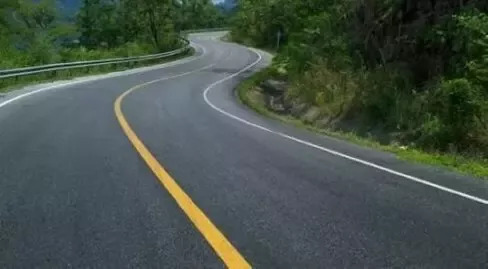
#> input picture line_detection.jpeg, 488 x 269 px
$ python Track-and-line-detector.py
#> lines starting #> are read from the running program, lines starting #| are printed output that depends on the picture
import cv2
import numpy as np
import matplotlib.pyplot as plt
inputImage = cv2.imread("line_detection.jpeg")
#> inputImage is the input picture: shape (269, 488, 3); mean B, G, R 73, 81, 69.4
inputImageGray = cv2.cvtColor(inputImage, cv2.COLOR_BGR2GRAY)
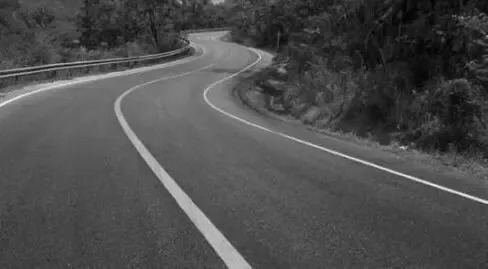
#> inputImageGray: shape (269, 488); min 1, max 244, mean 76.6
#Using Bilateral filter for keeping edges sharp.
gray_filtered = cv2.bilateralFilter(inputImageGray, 7, 10, 10)
#edge detection
edges = cv2.Canny(gray_filtered,122,220,apertureSize = 3)
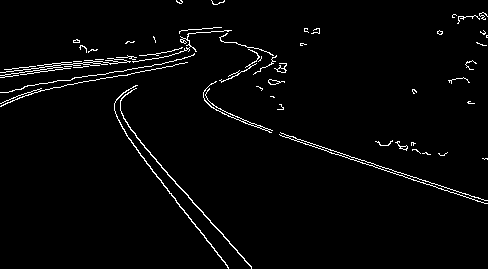
#> edges: shape (269, 488); 2.5% white in thin lines or dots
#Since image produced from edge detection does not have any channels another variable is declared which will highlight the detected lines in final output image
detected_edges=cv2.cvtColor(inputImageGray,cv2.COLOR_GRAY2BGR)
#Colouring the edges and storing in a new variable
for i in range(269):
    for j in range(488):
        if edges[i][j]==255:
            detected_edges[i,j,0]=0
            detected_edges[i,j,1]=0
            detected_edges[i,j,2]=255
        else :
            detected_edges[i,j,0]=0
            detected_edges[i,j,1]=0
            detected_edges[i,j,2]=0
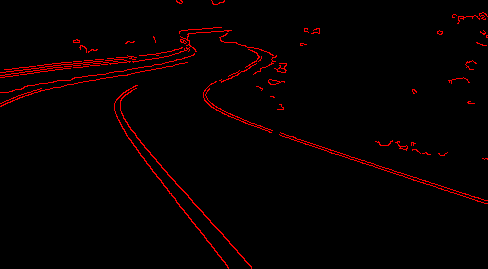
#> detected_edges: shape (269, 488, 3); mean B, G, R 0, 0, 6.3
res=cv2.addWeighted(inputImage,0.5,detected_edges,0.5,0)
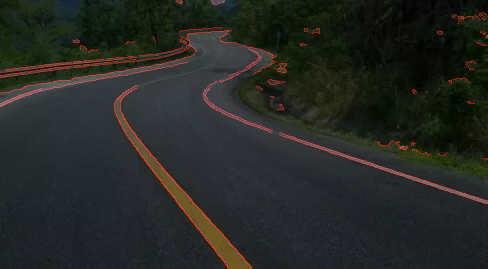
#> res: shape (269, 488, 3); mean B, G, R 36.5, 40.5, 37.9
font = cv2.FONT_HERSHEY_SIMPLEX
cv2.putText(res,"Yellow line", (150, 150), font, 0.5, (0,235,235))
cv2.putText(res,"White lines", (350, 200), font, 0.5, (235,235,235))
cv2.putText(res,"White lines", (15, 120), font, 0.5, (235,235,235))
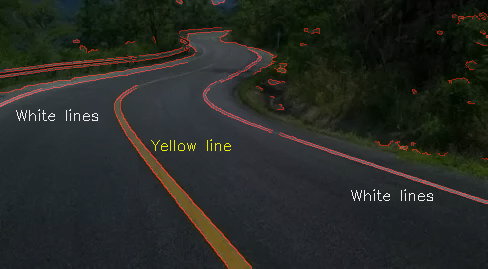
#> res: shape (269, 488, 3); mean B, G, R 37, 41.3, 38.7
#For increasing brightness
for i in range(269):
    for j in range(488):
        res[i,j,:]+=20
cv2.imshow('Output Image',res)
#Saving the final output image
cv2.imwrite('output.jpeg',res)
cv2.waitKey(0)
cv2.destroyAllWindows()
